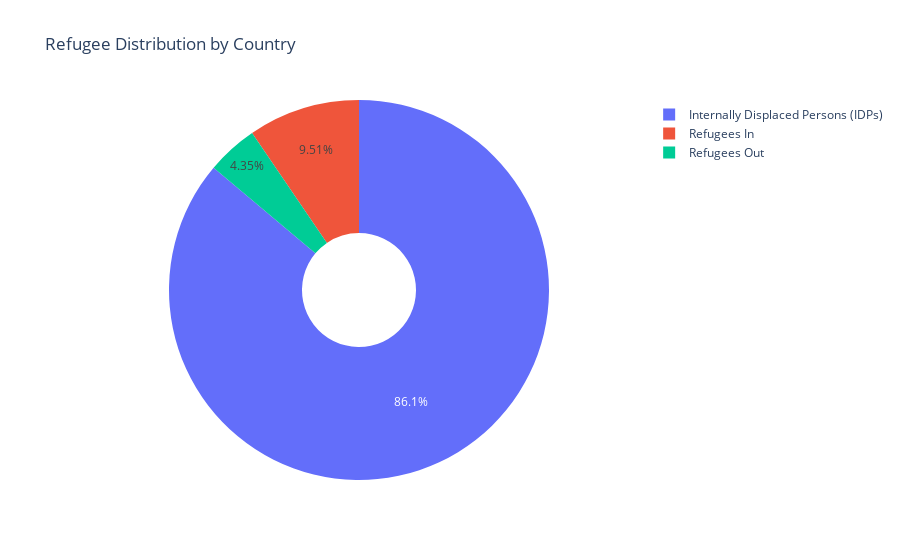

This figure's notebook cell:
### Code cell
# refugees sitution

# Load the "Refugees" sheet if not already loaded
refugees = xlsx.parse("Refugees")
refugees['Date'] = pd.to_datetime(refugees['Date'])

#  bar chart
refugee_numeric = refugees.select_dtypes(include='number').copy()
refugee_totals = refugee_numeric.sum().sort_values(ascending=False)
plt.figure(figsize=(12, 6))
refugee_totals.plot(kind='bar', color='steelblue')
plt.title("Total Refugees by Destination Country")
plt.xlabel("Country")
plt.ylabel("Number of Refugees")
plt.xticks(rotation=45)
plt.tight_layout()
plt.show()


# line chart 
top5_countries = refugee_totals.head(5).index.tolist()
refugees_top5 = refugees[['Date'] + top5_countries]
refugees_melted = refugees_top5.melt(id_vars='Date', var_name='Country', value_name='Refugees')
plt.figure(figsize=(12, 6))
sns.lineplot(data=refugees_melted, x='Date', y='Refugees', hue='Country')
plt.title("Refugee Trends Over Time (Top 5 Countries)")
plt.xlabel("Date")
plt.ylabel("Number of Refugees")
plt.tight_layout()
plt.show()


#  Pie Chart

refugee_pie_df = refugee_totals.reset_index()
refugee_pie_df.columns = ['Country', 'Refugees']
fig = px.pie(refugee_pie_df,
             names='Country',
             values='Refugees',
             title='Refugee Distribution by Country',
             hole=0.3)
fig.show()

### Figure 1 — Plotly figure (JSON) as saved in the notebook; plotly's stock layout.template omitted (floating-point values rounded to 4 significant figures)
{"data": [{"domain": {"x": [0, 1], "y": [0, 1]}, "hole": 0.3, "hovertemplate": "Country=%{label}<br>Refugees=%{value}<extra></extra>", "labels": ["Internally Displaced Persons (IDPs)", "Refugees In", "Refugees Out"], "legendgroup": "", "name": "", "showlegend": true, "type": "pie", "values": [23285417, 2572352, 1177010]}], "layout": {"legend": {"tracegroupgap": 0}, "title": {"text": "Refugee Distribution by Country"}}}
